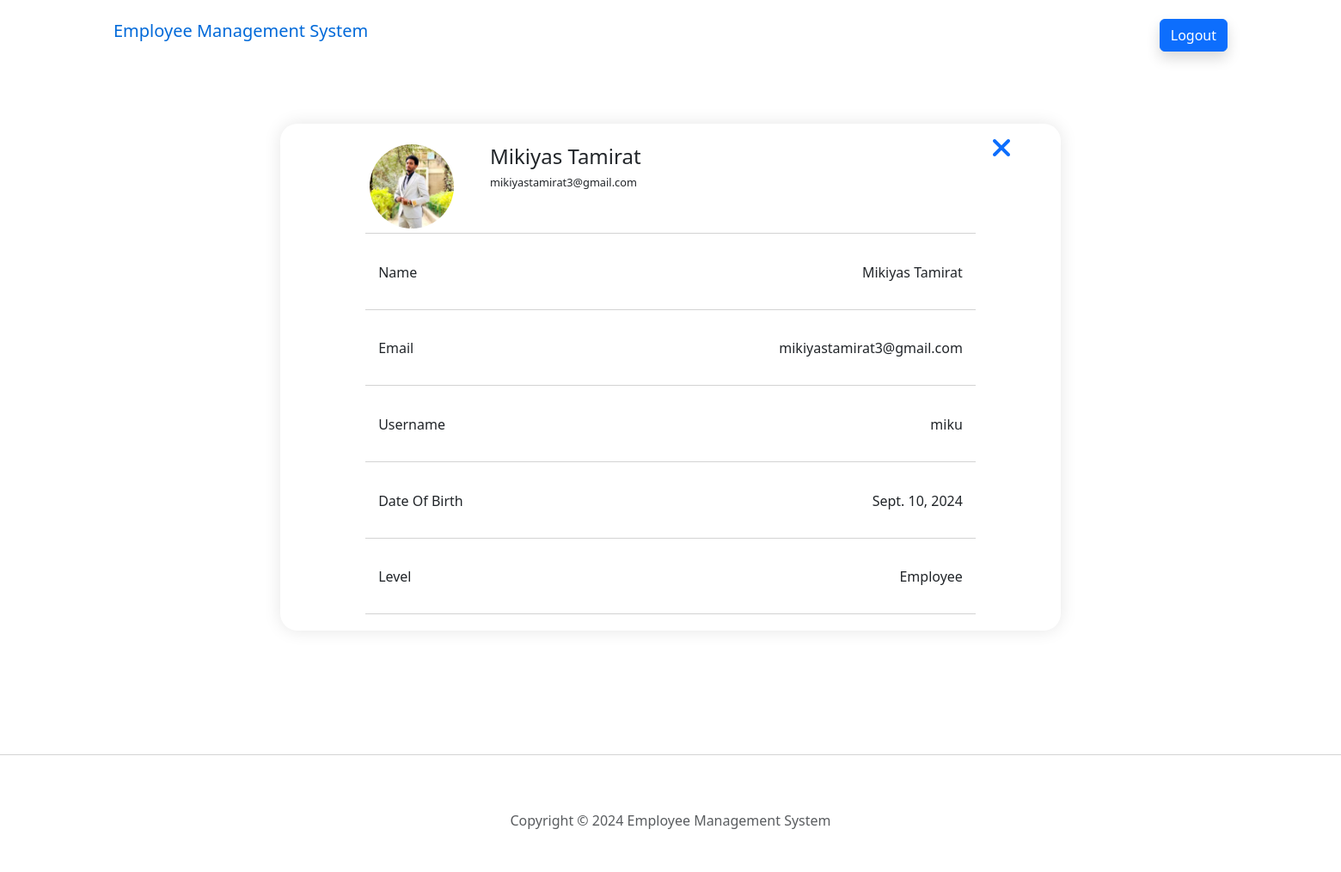
The app's page /v1/show/miku, older data.
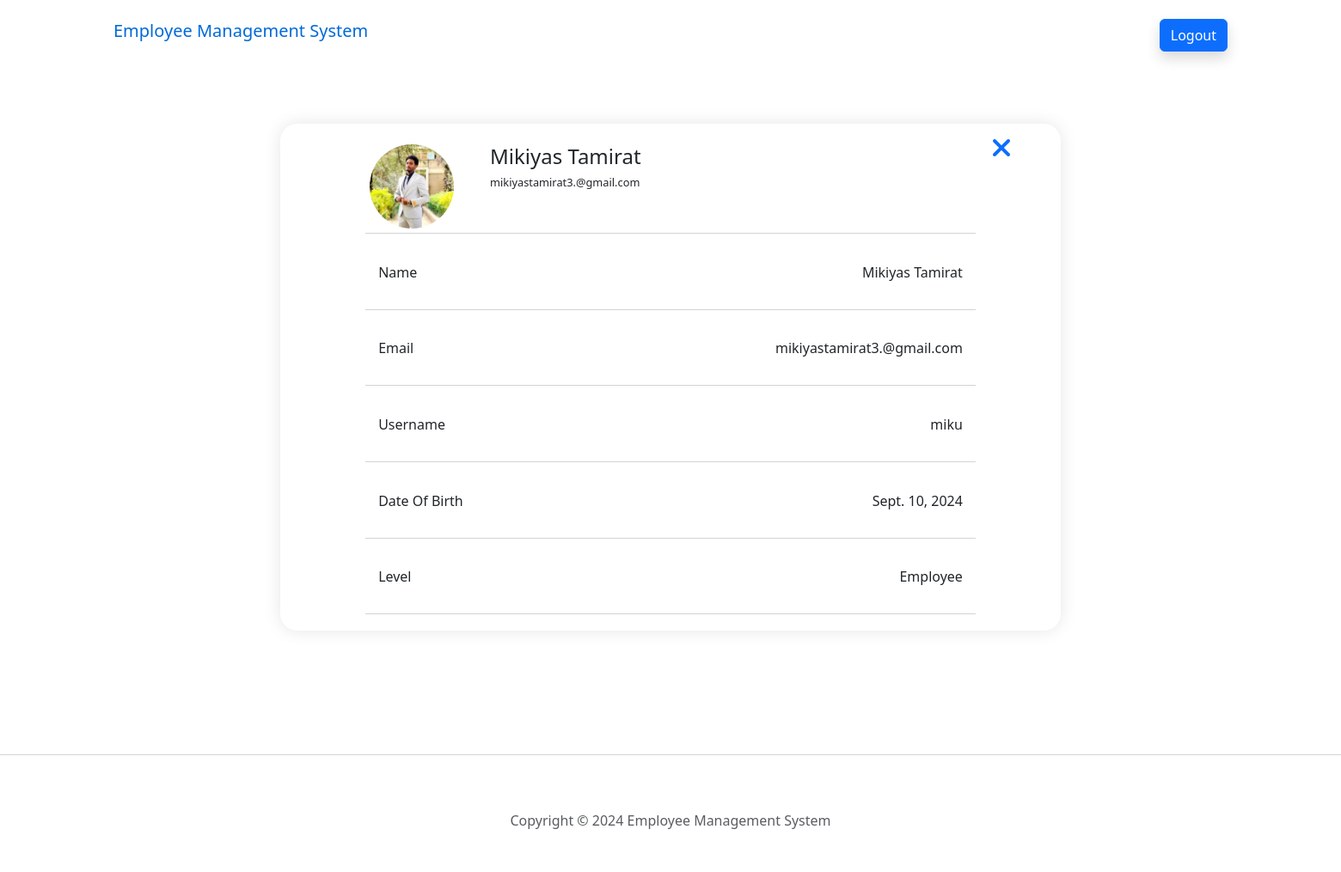
The same page, newer data.
### v1/models.py (models this page shows)
class User(AbstractBaseUser):
    username = models.CharField(max_length=255, unique=True)
    full_name = models.CharField(max_length=255)
    password = models.CharField(max_length=255)
    email = models.EmailField(verbose_name='email address', max_length=255, unique=True)
    image = models.ImageField(upload_to='images/', blank=True, null=True)
    birth_date = models.DateField(null=True, blank=True)
    admin = models.BooleanField(default=False)
    USERNAME_FIELD = 'username'
    objects = UserManager()

### v1/views.py (the view)
# urls.py: path("show/<str:username>",views.show,name = "show"),
def show(request,username):
    try:
        user = User.objects.get(username=username)
    except User.DoesNotExist:
        messages.error(request, "User does not exist")
    return render(request,"show.html",{"user":user})

### v1/templates/show.html (shortened to what this page needs)
{% extends "layout.html" %}
{% load static %}
{% block info %}
<ul class="navbar-nav mx-auto"></ul><a class="btn btn-primary shadow"  role="button" href="{% url 'login' %}">Logout</a>
{% endblock %}
{% block body %}
<div class="row pf" id = "pf">
    <div class="rtop">
        <div class="pimage">
            <img src="{{ user.image.url }}" alt="">
        </div>
        <div class="pt">
            <h2>{{ user.full_name }}</h2>
            <h3>{{ user.email }}</h3>
        </div>
    </div>
    <div class="pother">
        <p class="g">Name</p>
        <p class="a">{{ user.full_name }}</p>
    </div>
    <div class="pother">
        <p class="g">Email</p>
        <p class="a">{{ user.email }}</p>
    </div>
    <div class="pother">
        <p class="g">Username</p>
        <p class="a">{{ user.username }}</p>
    </div>
    <div class="pother">
        <p class="g">Date Of Birth</p>
        <p class="a">{{ user.birth_date }}</p>
    </div>
    <div class="pother">
        <p class="g">Level</p>
        {% if user.admin %}
            <p class="a">Admin</p>
        {% else %}
            <p class="a">Employee</p>
        {% endif %}
    </div>
    <a href="{% url 'adminmanager' %}" id = "x">
        <i class="fas fa-times"></i>
    </a>
</div>
{% endblock %}

Row changes from the older to the newer data that the page shows:
changed User "Mikiyas Tamirat": email "mikiyastamirat3@gmail.com" → "mikiyastamirat3.@gmail.com"
